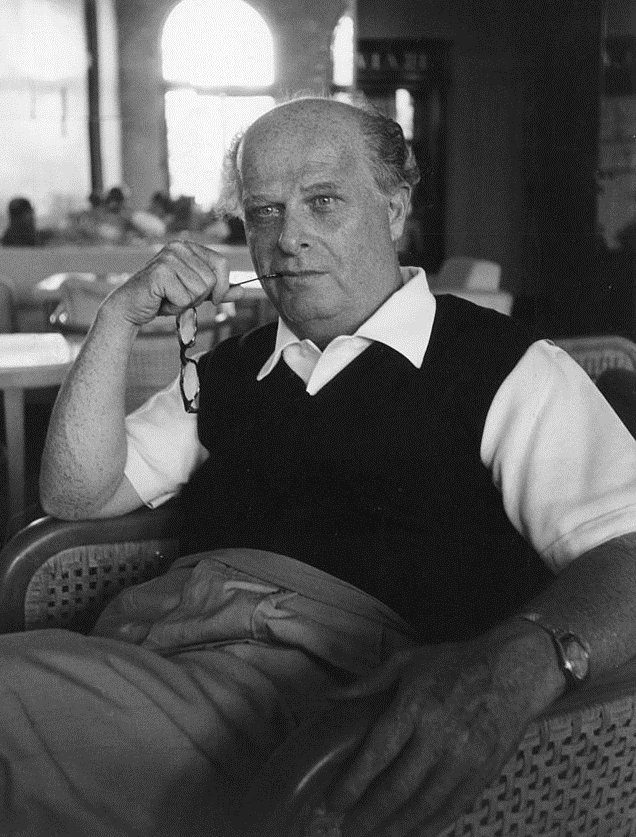
#> input picture img/adriano.jpg, 636 x 837 px
$ python prepare-art.py ../img/adriano.jpg ../img/closing-beach.jpg
#> lines starting #> are read from the running program, lines starting #| are printed output that depends on the picture
import sys
from PIL import Image, ImageChops
src, dst = sys.argv[1], sys.argv[2]
im = Image.open(src).convert("RGB").resize((1100, 1100), Image.LANCZOS)
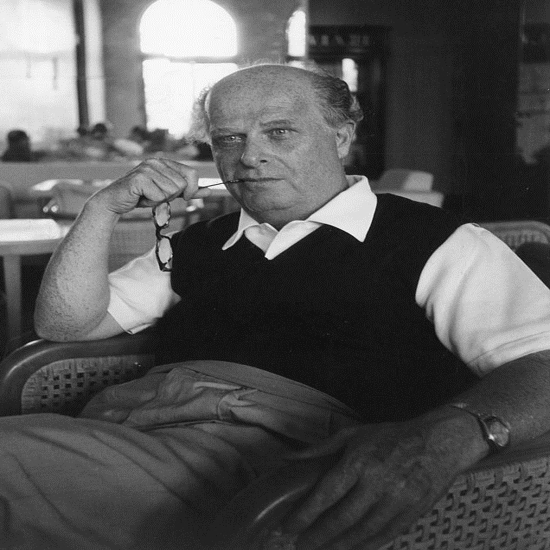
#> im: PIL image 1100x1100 RGB (shown at 1/2 size); min 0, max 255, mean 85.6
# background colour: median of the four corner patches
px = []
for x, y in [(8, 8), (1060, 8), (8, 1060), (1060, 1060)]:
    px += list(im.crop((x, y, x + 30, y + 30)).getdata())
#> after the loop, px = 3600 items, first 6: (226, 226, 226), (238, 238, 238), (229, 229, 229), (225, 225, 225), (236, 236, 236), (234, 234, 234)
bg = [sorted(p[i] for p in px)[len(px) // 2] for i in range(3)]
#> bg = [54, 54, 54]
# levels: background -> white (a touch below so paper grain goes too)
chans = [c.point(lambda v, b=b: min(255, int(v * 255 / (b - 4)))) for c, b in zip(im.split(), bg)]
#> chans = 3 items
r, g, b = chans
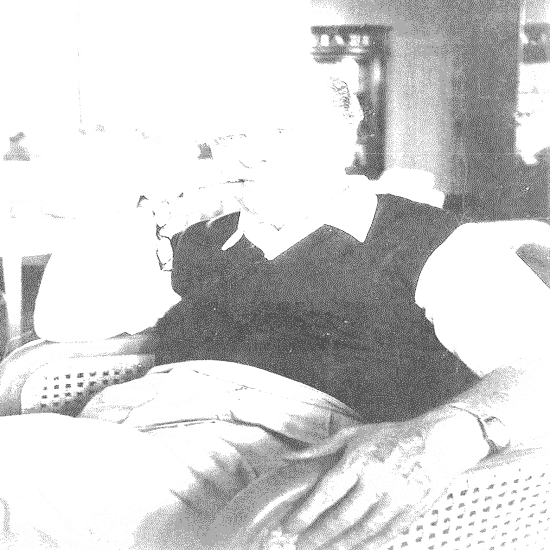
#> r: PIL image 1100x1100 L (shown at 1/2 size); min 0, max 255, mean 211.6
mn = ImageChops.darker(ImageChops.darker(r, g), b)
a = mn.point(lambda v: 255 - v)                      # white -> transparent
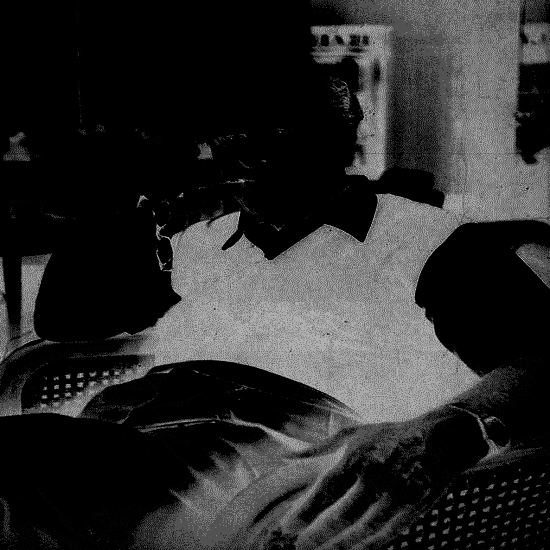
#> a: PIL image 1100x1100 L (shown at 1/2 size); min 0, max 255, mean 43.4
def unmul(c):
    out = Image.new("L", c.size)
#> out: PIL image 1100x1100 L; every value is 0
    out.putdata([0 if al == 0 else max(0, min(255, int(255 - (255 - v) * 255 / al))) for v, al in zip(c.getdata(), a.getdata())])
    return out
Image.merge("RGBA", (unmul(r), unmul(g), unmul(b), a)).save(dst, optimize=True)
print(dst, "bg", bg)
#| ../img/closing-beach.jpg bg [54, 54, 54]

$ run again, on img/elevator-1918.jpg
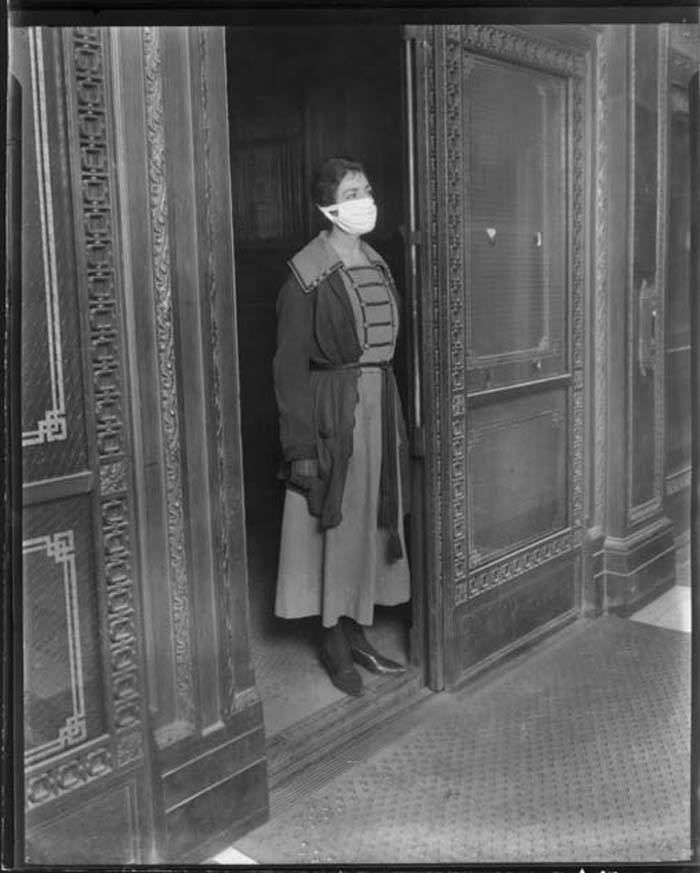
#> input picture img/elevator-1918.jpg, 700 x 873 px
#> `im = Image.open(src).convert("RGB").resize((1100, 1100), Image.LANCZOS)`:
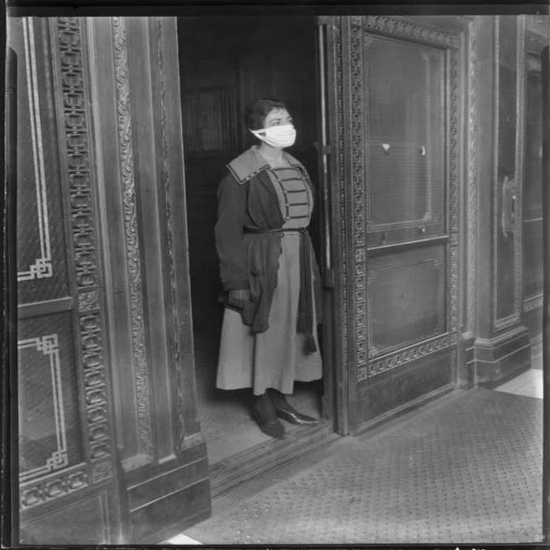
#> im: PIL image 1100x1100 RGB (shown at 1/2 size); min 0, max 255, mean 92.3
#> after the loop `for x, y in [(8, 8), (1060, 8), (8, 1060), (1060, 1060)]:`: px = 3600 items, first 6: (34, 34, 34), (37, 37, 37), (51, 51, 51), (76, 76, 76), (90, 90, 90), (86, 86, 86)
#> bg = [63, 63, 63]
#> chans = 3 items
#> `a = mn.point(lambda v: 255 - v)`:
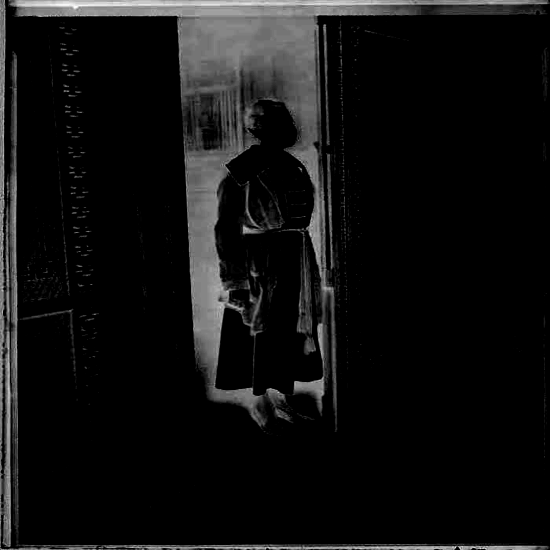
#> a: PIL image 1100x1100 L (shown at 1/2 size); min 0, max 255, mean 17.4
#> out: PIL image 1100x1100 L; every value is 0
#| ../img/elevator-1918.jpg bg [63, 63, 63]

$ run again, on img/ivrea-building.jpg
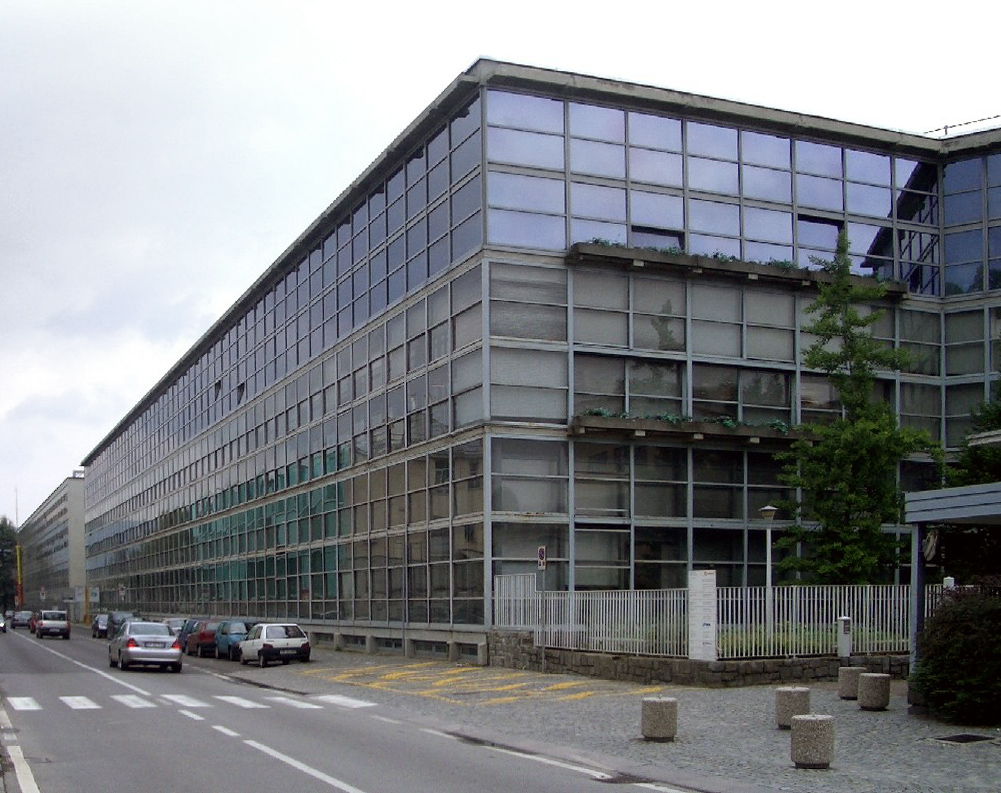
#> input picture img/ivrea-building.jpg, 1001 x 793 px
#> `im = Image.open(src).convert("RGB").resize((1100, 1100), Image.LANCZOS)`:
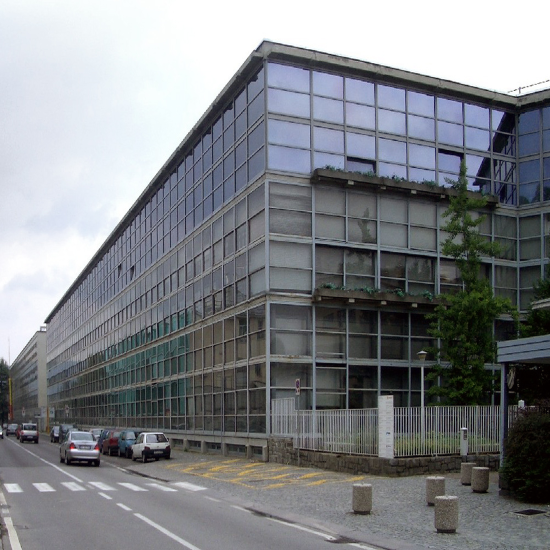
#> im: PIL image 1100x1100 RGB (shown at 1/2 size); mean R, G, B 128.3, 131.1, 135.2
#> after the loop `for x, y in [(8, 8), (1060, 8), (8, 1060), (1060, 1060)]:`: px = 3600 items, first 6: (240, 245, 249), (241, 246, 249), (240, 245, 249), (242, 247, 250), (242, 247, 251), (242, 247, 251)
#> bg = [232, 239, 245]
#> chans = 3 items
#> in unmul (call 3), `out.putdata([0 if al == 0 else max(0, min(255, int(255 - (255 - v) * 2..`:
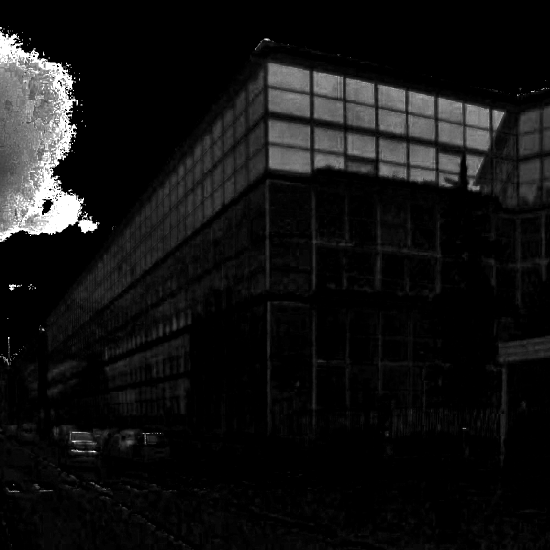
#> out: PIL image 1100x1100 L (shown at 1/2 size); min 0, max 255, mean 18.5
#| ../img/ivrea-building.jpg bg [232, 239, 245]

$ run again, on img/ivrea-ico.jpg
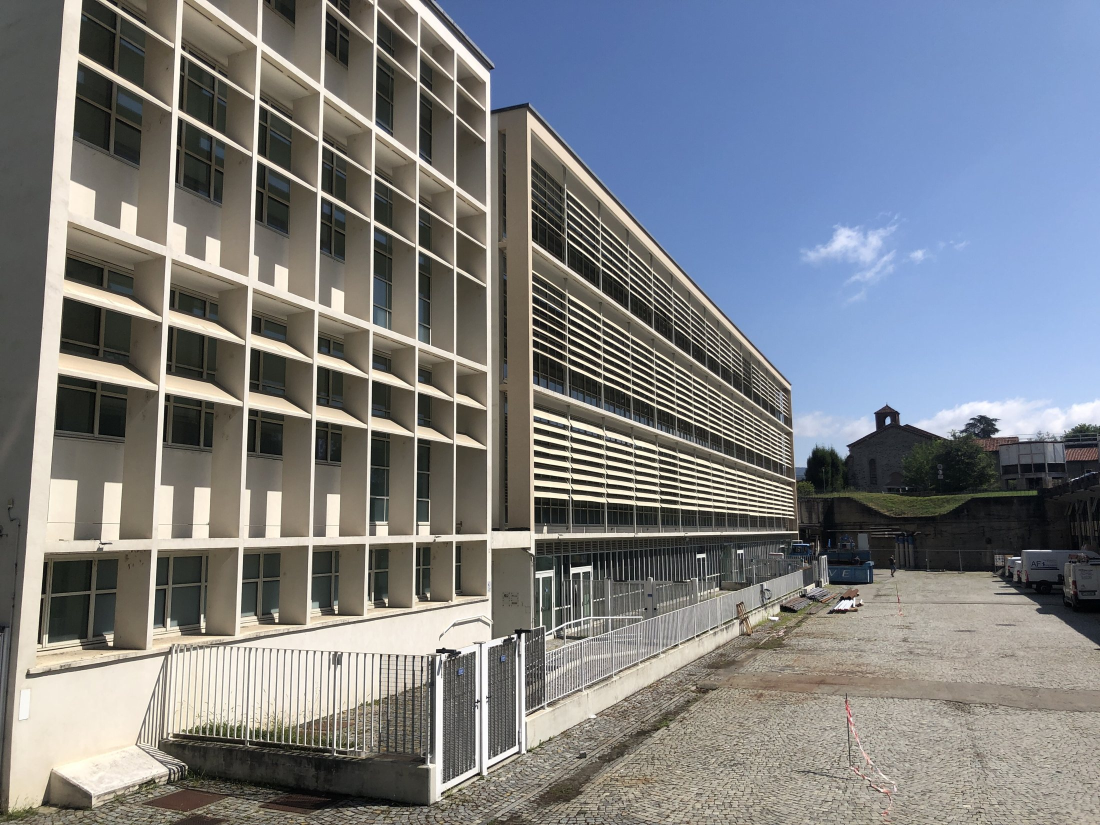
#> input picture img/ivrea-ico.jpg, 2200 x 1650 px (shown at 1/2 size)
#> `im = Image.open(src).convert("RGB").resize((1100, 1100), Image.LANCZOS)`:
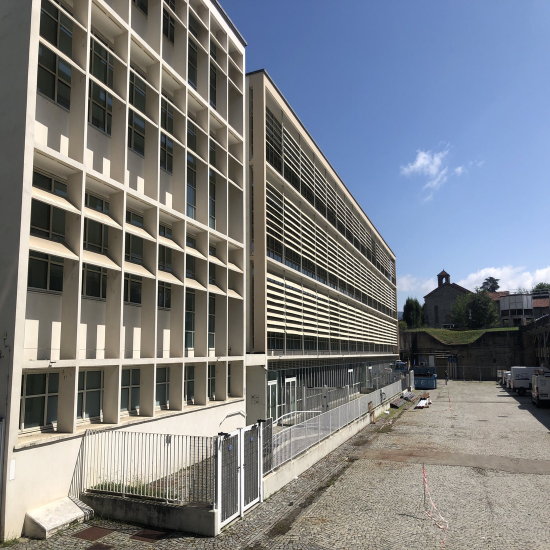
#> im: PIL image 1100x1100 RGB (shown at 1/2 size); mean R, G, B 124.8, 127.6, 131.2
#> after the loop `for x, y in [(8, 8), (1060, 8), (8, 1060), (1060, 1060)]:`: px = 3600 items, first 6: (85, 87, 86), (85, 87, 86), (85, 87, 86), (85, 87, 86), (85, 87, 86), (85, 87, 86)
#> bg = [133, 160, 158]
#> chans = 3 items
#> `Image.merge("RGBA", (unmul(r), unmul(g), unmul(b), a)).save(dst, optim..`:
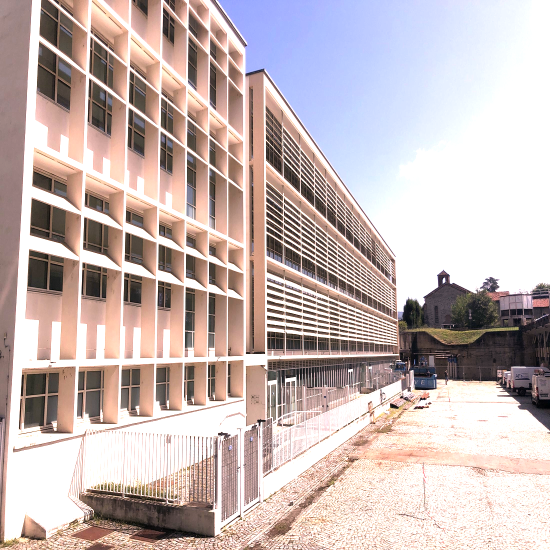
#> saved as ivrea-ico.jpg: PIL image 1100x1100 RGBA (shown at 1/2 size); mean R, G, B, A 69.1, 38.6, 34.4, 79.9; transparent parts drawn white
#| ../img/ivrea-ico.jpg bg [133, 160, 158]
